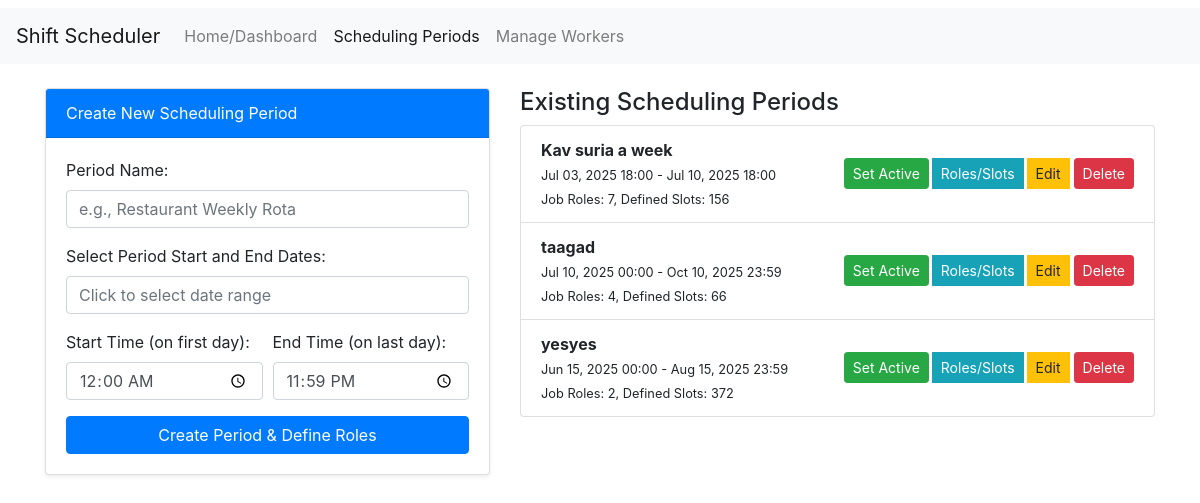
The page /periods on the database its author committed.
### app/models.py (models this page shows, shortened)
class SchedulingPeriod(db.Model):
    __tablename__ = 'scheduling_period'
    id = db.Column(db.Integer, primary_key=True)
    name = db.Column(db.String(150), nullable=False, unique=True)
    period_start_datetime = db.Column(db.DateTime, nullable=False)
    period_end_datetime = db.Column(db.DateTime, nullable=False)
    is_active = db.Column(db.Boolean, default=False, nullable=False) # Indicates if this period is currently active

### app/routes.py (the view, shortened to what this page needs)
@main_bp.route('/periods', methods=['GET', 'POST'])
def manage_periods():
    periods = SchedulingPeriod.query.order_by(SchedulingPeriod.name).all()
    active_period_id = session.get('active_period_id')
    return render_template('manage_periods.html', periods=periods, active_period_id=active_period_id)

### app/templates/manage_periods.html (shortened to what this page needs)
{% extends "base.html" %}
{% block content %}
<div class="row">
    <div class="col-md-5">
        <div class="card shadow-sm">
            <div class="card-header bg-primary text-white">Create New Scheduling Period</div>
            <div class="card-body">
                <form method="POST" action="{{ url_for('main.manage_periods') }}" class="needs-validation" novalidate>
                    <div class="form-group">
                        <label for="period_name">Period Name:</label>
                        <input type="text" class="form-control" id="period_name" name="period_name" placeholder="e.g., Restaurant Weekly Rota" required>
                    </div>
                    <div class="form-group">
                        <label for="scheduling_period_range_input">Select Period Start and End Dates:</label>
                        <input type="text" class="form-control" id="scheduling_period_range_input" name="scheduling_period_range_str" required placeholder="Click to select date range">
                    </div>
                    <div class="form-row">
                        <div class="form-group col-md-6">
                            <label for="period_start_time">Start Time (on first day):</label>
                            <input type="time" class="form-control" id="period_start_time" name="period_start_time" value="00:00" required>
                        </div>
                        <div class="form-group col-md-6">
                            <label for="period_end_time">End Time (on last day):</label>
                            <input type="time" class="form-control" id="period_end_time" name="period_end_time" value="23:59" required>
                        </div>
                    </div>
                    <button type="submit" class="btn btn-primary btn-block">Create Period & Define Roles</button>
                </form>
            </div>
        </div>
    </div>
    <div class="col-md-7">
        <h4>Existing Scheduling Periods</h4>
        {% if periods %}
            <ul class="list-group">
                {% for p in periods %}
                <li class="list-group-item d-flex justify-content-between align-items-center {% if p.id == active_period_id %}active{% endif %}">
                    <div>
                        <strong>{{ p.name }}</strong><br>
                        <small>{{ p.period_start_datetime.strftime('%b %d, %Y %H:%M') }} - {{ p.period_end_datetime.strftime('%b %d, %Y %H:%M') }}</small>
                         <br><small>Job Roles: {{ p.job_roles.count() }}, Defined Slots: {{ p.shift_definitions.count() }}</small>
                    </div>
                    <div class="btn-group" role="group">
                        {% if p.id != active_period_id %}
                        <form method="POST" action="{{ url_for('main.set_active_period_action', period_id=p.id) }}" class="mr-1">
                            <button type="submit" class="btn btn-sm btn-success">Set Active</button>
                        </form>
                        {% else %}
                         <span class="btn btn-sm btn-success disabled mr-1">Active</span>
                        {% endif %}
                        <a href="{{ url_for('main.manage_job_roles_for_period', period_id=p.id) }}" class="btn btn-sm btn-info mr-1">Roles/Slots</a>
                        <a href="{{ url_for('main.edit_period', period_id=p.id) }}" class="btn btn-sm btn-warning mr-1" title="Edit Period">Edit</a>
                        <form method="POST" action="{{ url_for('main.delete_period', period_id=p.id) }}">
                            <button type="submit" class="btn btn-sm btn-danger" onclick="return confirm('DELETE period \'{{ p.name }}\' and ALL its data (roles, slots, assignments)? This cannot be undone.');">Delete</button>
                        </form>
                    </div>
                </li>
                {% endfor %}
            </ul>
        {% else %}
            <p>No scheduling periods created yet.</p>
        {% endif %}
    </div>
</div>
{% endblock %}

### app/static/css/style.css (style rules this page uses)
body { padding-top: 0.5rem; font-family: -apple-system, BlinkMacSystemFont, "Segoe UI", Roboto, "Helvetica Neue", Arial, sans-serif; }
.card { margin-bottom: 1.5rem; }

### rows shown on the page
SchedulingPeriod: name "Kav suria a week", period_start_datetime "Jul 03, 2025 18:00", period_end_datetime "Jul 10, 2025 18:00", job_roles.count "7", shift_definitions.count "156"
SchedulingPeriod: name "taagad", period_start_datetime "Jul 10, 2025 00:00", period_end_datetime "Oct 10, 2025 23:59", job_roles.count "4", shift_definitions.count "66"
SchedulingPeriod: name "yesyes", period_start_datetime "Jun 15, 2025 00:00", period_end_datetime "Aug 15, 2025 23:59", job_roles.count "2", shift_definitions.count "372"
